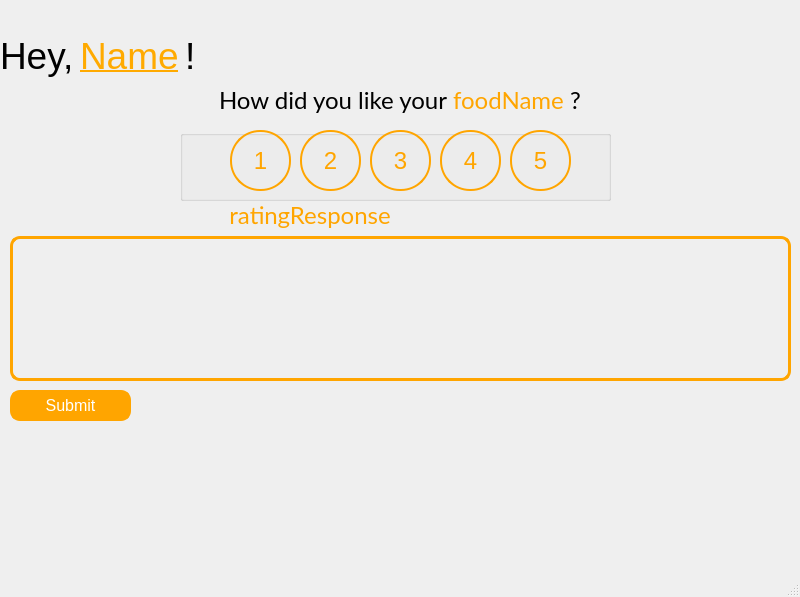
<?xml version="1.0" encoding="UTF-8"?>
<ui version="4.0">
 <class>MainWindow</class>
 <widget class="QMainWindow" name="MainWindow">
  <property name="geometry">
   <rect>
    <x>0</x>
    <y>0</y>
    <width>800</width>
    <height>597</height>
   </rect>
  </property>
  <property name="windowTitle">
   <string>MainWindow</string>
  </property>
  <widget class="QWidget" name="centralwidget">
   <widget class="QWidget" name="horizontalLayoutWidget_2">
    <property name="geometry">
     <rect>
      <x>0</x>
      <y>80</y>
      <width>799</width>
      <height>40</height>
     </rect>
    </property>
    <layout class="QHBoxLayout" name="ratingGreeting">
     <item>
      <spacer name="horizontalSpacer">
       <property name="orientation">
        <enum>Qt::Horizontal</enum>
       </property>
       <property name="sizeHint" stdset="0">
        <size>
         <width>30</width>
         <height>20</height>
        </size>
       </property>
      </spacer>
     </item>
     <item>
      <widget class="QLabel" name="label_7">
       <property name="font">
        <font>
         <family>Lato</family>
         <pointsize>18</pointsize>
        </font>
       </property>
       <property name="text">
        <string>How did you like your</string>
       </property>
       <property name="alignment">
        <set>Qt::AlignCenter</set>
       </property>
      </widget>
     </item>
     <item>
      <widget class="QLabel" name="foodName">
       <property name="font">
        <font>
         <family>Lato</family>
         <pointsize>18</pointsize>
        </font>
       </property>
       <property name="styleSheet">
        <string notr="true">QLabel {
	color: orange;
}</string>
       </property>
       <property name="text">
        <string>foodName</string>
       </property>
       <property name="alignment">
        <set>Qt::AlignCenter</set>
       </property>
      </widget>
     </item>
     <item>
      <widget class="QLabel" name="label_8">
       <property name="font">
        <font>
         <family>Lato</family>
         <pointsize>18</pointsize>
        </font>
       </property>
       <property name="text">
        <string>?</string>
       </property>
       <property name="alignment">
        <set>Qt::AlignCenter</set>
       </property>
      </widget>
     </item>
     <item>
      <spacer name="horizontalSpacer_2">
       <property name="orientation">
        <enum>Qt::Horizontal</enum>
       </property>
       <property name="sizeHint" stdset="0">
        <size>
         <width>40</width>
         <height>20</height>
        </size>
       </property>
      </spacer>
     </item>
    </layout>
   </widget>
   <widget class="QWidget" name="horizontalLayoutWidget">
    <property name="geometry">
     <rect>
      <x>0</x>
      <y>30</y>
      <width>201</width>
      <height>51</height>
     </rect>
    </property>
    <layout class="QHBoxLayout" name="greeting">
     <item>
      <widget class="QLabel" name="label">
       <property name="baseSize">
        <size>
         <width>0</width>
         <height>0</height>
        </size>
       </property>
       <property name="font">
        <font>
         <pointsize>28</pointsize>
        </font>
       </property>
       <property name="text">
        <string>Hey,</string>
       </property>
       <property name="scaledContents">
        <bool>false</bool>
       </property>
      </widget>
     </item>
     <item>
      <widget class="QLabel" name="name">
       <property name="baseSize">
        <size>
         <width>0</width>
         <height>0</height>
        </size>
       </property>
       <property name="font">
        <font>
         <pointsize>28</pointsize>
         <underline>true</underline>
        </font>
       </property>
       <property name="styleSheet">
        <string notr="true">QLabel  {
	color: rgb(255, 170, 0);
}</string>
       </property>
       <property name="text">
        <string>Name</string>
       </property>
       <property name="scaledContents">
        <bool>false</bool>
       </property>
      </widget>
     </item>
     <item>
      <widget class="QLabel" name="label_2">
       <property name="baseSize">
        <size>
         <width>0</width>
         <height>0</height>
        </size>
       </property>
       <property name="font">
        <font>
         <pointsize>28</pointsize>
        </font>
       </property>
       <property name="text">
        <string>!</string>
       </property>
       <property name="scaledContents">
        <bool>false</bool>
       </property>
      </widget>
     </item>
    </layout>
   </widget>
   <widget class="QGroupBox" name="ratingGroup">
    <property name="geometry">
     <rect>
      <x>180</x>
      <y>130</y>
      <width>431</width>
      <height>71</height>
     </rect>
    </property>
    <property name="title">
     <string/>
    </property>
    <widget class="QPushButton" name="ratingNumber_2">
     <property name="geometry">
      <rect>
       <x>50</x>
       <y>0</y>
       <width>61</width>
       <height>61</height>
      </rect>
     </property>
     <property name="font">
      <font>
       <pointsize>18</pointsize>
      </font>
     </property>
     <property name="styleSheet">
      <string notr="true">

QPushButton {
	border: 2px solid orange;
	border-radius: 30px;
	color: orange;
	padding: 8px 16px;
}

QPushButtonHover {
	background-color: orange;
	border-radius: 30px;
	color: white;
	padding: 8px 16px;
}</string>
     </property>
     <property name="text">
      <string>1</string>
     </property>
    </widget>
    <widget class="QPushButton" name="ratingNumber_4">
     <property name="geometry">
      <rect>
       <x>190</x>
       <y>0</y>
       <width>61</width>
       <height>61</height>
      </rect>
     </property>
     <property name="font">
      <font>
       <pointsize>18</pointsize>
      </font>
     </property>
     <property name="styleSheet">
      <string notr="true">

QPushButton {
	border: 2px solid orange;
	border-radius: 30px;
	color: orange;
	padding: 8px 16px;
}

QPushButtonHover {
	background-color: orange;
	border-radius: 30px;
	color: white;
	padding: 8px 16px;
}</string>
     </property>
     <property name="text">
      <string>3</string>
     </property>
    </widget>
    <widget class="QPushButton" name="ratingNumber">
     <property name="geometry">
      <rect>
       <x>120</x>
       <y>0</y>
       <width>61</width>
       <height>61</height>
      </rect>
     </property>
     <property name="font">
      <font>
       <pointsize>18</pointsize>
      </font>
     </property>
     <property name="styleSheet">
      <string notr="true">

QPushButton {
	border: 2px solid orange;
	border-radius: 30px;
	color: orange;
	padding: 8px 16px;
}

QPushButtonHover {
	background-color: orange;
	border-radius: 30px;
	color: white;
	padding: 8px 16px;
}</string>
     </property>
     <property name="text">
      <string>2</string>
     </property>
    </widget>
    <widget class="QPushButton" name="ratingNumber_5">
     <property name="geometry">
      <rect>
       <x>330</x>
       <y>0</y>
       <width>61</width>
       <height>61</height>
      </rect>
     </property>
     <property name="font">
      <font>
       <pointsize>18</pointsize>
      </font>
     </property>
     <property name="styleSheet">
      <string notr="true">

QPushButton {
	border: 2px solid orange;
	border-radius: 30px;
	color: orange;
	padding: 8px 16px;
}

QPushButtonHover {
	background-color: orange;
	border-radius: 30px;
	color: white;
	padding: 8px 16px;
}

QPushButtonClick {
	background-color: orange;
	border-radius: 30px;
	color: white;
	padding: 8px 16px;
}</string>
     </property>
     <property name="text">
      <string>5</string>
     </property>
    </widget>
    <widget class="QPushButton" name="ratingNumber_3">
     <property name="geometry">
      <rect>
       <x>260</x>
       <y>0</y>
       <width>61</width>
       <height>61</height>
      </rect>
     </property>
     <property name="font">
      <font>
       <pointsize>18</pointsize>
      </font>
     </property>
     <property name="styleSheet">
      <string notr="true">

QPushButton {
	border: 2px solid orange;
	border-radius: 30px;
	color: orange;
	padding: 8px 16px;
}

QPushButtonHover {
	background-color: orange;
	border-radius: 30px;
	color: white;
	padding: 8px 16px;
}</string>
     </property>
     <property name="text">
      <string>4</string>
     </property>
    </widget>
   </widget>
   <widget class="QWidget" name="verticalLayoutWidget">
    <property name="geometry">
     <rect>
      <x>10</x>
      <y>200</y>
      <width>781</width>
      <height>181</height>
     </rect>
    </property>
    <layout class="QVBoxLayout" name="verticalLayout">
     <item>
      <layout class="QHBoxLayout" name="horizontalLayout_4">
       <item>
        <layout class="QHBoxLayout" name="horizontalLayout_5">
         <item>
          <spacer name="horizontalSpacer_5">
           <property name="orientation">
            <enum>Qt::Horizontal</enum>
           </property>
           <property name="sizeHint" stdset="0">
            <size>
             <width>30</width>
             <height>20</height>
            </size>
           </property>
          </spacer>
         </item>
         <item>
          <widget class="QLabel" name="ratingResponse">
           <property name="font">
            <font>
             <family>Lato</family>
             <pointsize>18</pointsize>
            </font>
           </property>
           <property name="styleSheet">
            <string notr="true">QLabel {
	color: orange;
}</string>
           </property>
           <property name="text">
            <string>ratingResponse</string>
           </property>
           <property name="alignment">
            <set>Qt::AlignCenter</set>
           </property>
          </widget>
         </item>
        </layout>
       </item>
       <item>
        <spacer name="horizontalSpacer_3">
         <property name="orientation">
          <enum>Qt::Horizontal</enum>
         </property>
         <property name="sizeHint" stdset="0">
          <size>
           <width>30</width>
           <height>20</height>
          </size>
         </property>
        </spacer>
       </item>
       <item>
        <widget class="QLabel" name="label_9">
         <property name="font">
          <font>
           <family>Lato</family>
           <pointsize>18</pointsize>
          </font>
         </property>
         <property name="text">
          <string/>
         </property>
         <property name="alignment">
          <set>Qt::AlignCenter</set>
         </property>
        </widget>
       </item>
      </layout>
     </item>
     <item>
      <widget class="QTextEdit" name="ratingMessage">
       <property name="styleSheet">
        <string notr="true">border: 3px solid orange; border-radius: 10px; background: transparent;</string>
       </property>
      </widget>
     </item>
    </layout>
   </widget>
   <widget class="QPushButton" name="submitMessage">
    <property name="geometry">
     <rect>
      <x>10</x>
      <y>390</y>
      <width>121</width>
      <height>31</height>
     </rect>
    </property>
    <property name="font">
     <font>
      <pointsize>12</pointsize>
     </font>
    </property>
    <property name="styleSheet">
     <string notr="true">QPushButton {
	background-color: orange;
	color: white;
	border: 2px solid orange;
	border-radius: 10px;
}

QPushButtonHover {
	background-color: rgb(57, 57, 57);
}</string>
    </property>
    <property name="text">
     <string>Submit</string>
    </property>
   </widget>
  </widget>
  <widget class="QMenuBar" name="menubar">
   <property name="geometry">
    <rect>
     <x>0</x>
     <y>0</y>
     <width>800</width>
     <height>22</height>
    </rect>
   </property>
  </widget>
  <widget class="QStatusBar" name="statusbar"/>
 </widget>
 <resources/>
 <connections/>
</ui>
